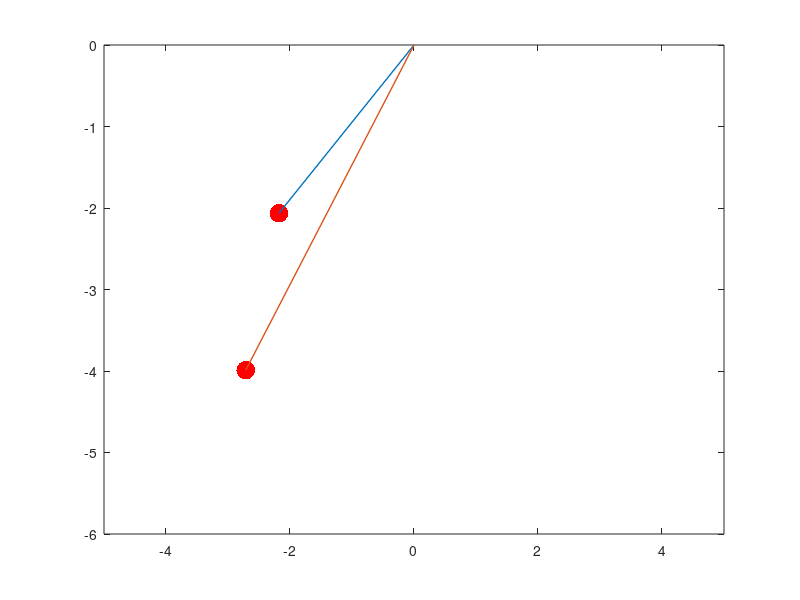

This chart was generated by the following MATLAB code:
%% Solution analytique
%%%%%%%%%%%%%%%%%%%%%%

%% Déclaration des variables et initalisation des constantes 
g = 9.81;         % gravité terrestre
m1 = 2;           % masse du pendule 1
m2 = 3;           % masse du pendule 2
l1 = 3;           % longueur du pendule 1
l2 = 2;           % longueur du pendule 2
theta10 = 0.5;      % angle formé par le pendule 1 avec la verticale
theta20 = 0.7 ;       % angle formé par le pendule 2 avec la verticale
theta10p= 0.1;         %vitesse angulaire initiale du pendule 1
theta20p= 0.3;         % vitesse angulaire initiale du pendule 1
theta10pp = 0;     % accélération angulaire initiale du pendule 1
theta20pp = 0;     % accélération angulaire initiale du pendule 2
mu = m2/m1;       % rapport des masses : utile pour simplifier l'équation

Niter= 100; % Nombre d'itérations
dt = 0.01; % Intervalle de temps
tf = Niter * dt; %Temps de modélisation 
t = [0:dt:tf] ; %Matrice temps

%% Constantes simplificatrices

w1 = sqrt((g*(1+mu)*(l1+l2)+g*sqrt((1+mu)^2*(l1+l2)^2-4*(1+mu)*l1*l2))/(2*l1*l2));
w2 = sqrt((g*(1+mu)*(l1+l2)-g*sqrt((1+mu)^2*(l1+l2)^2-4*(1+mu)*l1*l2))/(2*l1*l2));
A1 = (1+mu)/mu-l1*w1^2/(mu*g);
A2 = (1+mu)/mu-l1*w2^2/(mu*g);
C1 = (theta20-A2*theta10)/(A1-A2);
C2 = (A1*theta10-theta20)/(A1-A2);
phi1 = asin((theta20p-A2*theta10p)/(C1*w1*(A2-A1)));
phi2 = asin((A1*theta10p-theta20p)/(C2*w2*(A2-A1))); 

%% Déclaration et initialisation des matrices

P1=zeros(Niter+1,2); %Matrice position du premier pendule
P2=zeros(Niter+1,2); %Matrice position du deuxième pendule
theta=zeros(Niter+1,6); %Matrice angle et vitesses de rotation


theta0 = [theta10 , theta10p , theta10pp,theta20, theta20p, theta20pp];
theta(1,:) = theta0;

P1(1,1) = l1*cos(theta10); 
P1(1,2) = l1*sin(theta10);
P2(1,1) = l2*cos(theta20)+P1(1,1); 
P2(1,2) = l2*sin(theta20)+P1(1,2);

%% Boucle Euler explicite 

for i=1:Niter
    P1(i,1)=l1*cos(theta(i,1));
    P1(i,2)=l1*sin(theta(i,1));
    P2(i,1)=l2*cos(theta(i,4))+P1(i,1);
    P2(i,2)=l2*sin(theta(i,4))+P1(i,2);
  
    theta(i+1,1) = theta(i,1) + dt * theta(i,2);
    theta(i+1,4) = theta(i,4) + dt * theta(i,5);
    theta(i+1,2) = theta(i,2) + dt * theta(i,3);
    theta(i+1,5) = theta(i,5) + dt * theta(i,6);
    theta(i+1,3) = (mu*g*theta(i,4))-((1+mu)*g*theta(i,1))/l1;
    theta(i+1,6) = ((1+mu)*g*theta(i,1)-(1+mu)*g*theta(i,4))/l2;
    
    
end

%% Affichage graphique


figure(1);
axis([-(l1+l2) (l1+l2) -1.2*(l1+l2) 0]); %// freeze axes
title('Double pendule')
pendule_masse1=plot(P1(1,1),-P1(1,2),'k.','MarkerSize',40,'Color','red');
hold on
pendule_tige1=plot([0,P1(1,1)],[0,-P1(1,2)],'LineWidth',1);
hold on
pendule_masse2=plot(P2(1,1)+P1(1,1),-P2(1,2)-P1(1,2),'k.','MarkerSize',40,'Color','red');
hold on
pendule_tige2=plot([P1(1,1),P2(1,1)+P1(1,1)],[-P1(1,2),-P2(1,2)-P1(1,2)],'LineWidth',1);
hold on
%
for j = 1:Niter
    set(pendule_masse1,'XData',P1(j,1),'YData',-P1(j,2));
    set(pendule_tige1,'XData',[0,P1(j,1)],'YData',[0,-P1(j,2)]);
    set(pendule_masse2,'XData',P2(j,1),'YData',-P2(j,2));
    set(pendule_tige2,'XData',[0,P2(j,1)],'YData',[0,-P2(j,2)]);
    axis([-(l1+l2) (l1+l2) -1.2*(l1+l2) 0]); %// freeze axes
    pause(0.005)
end
